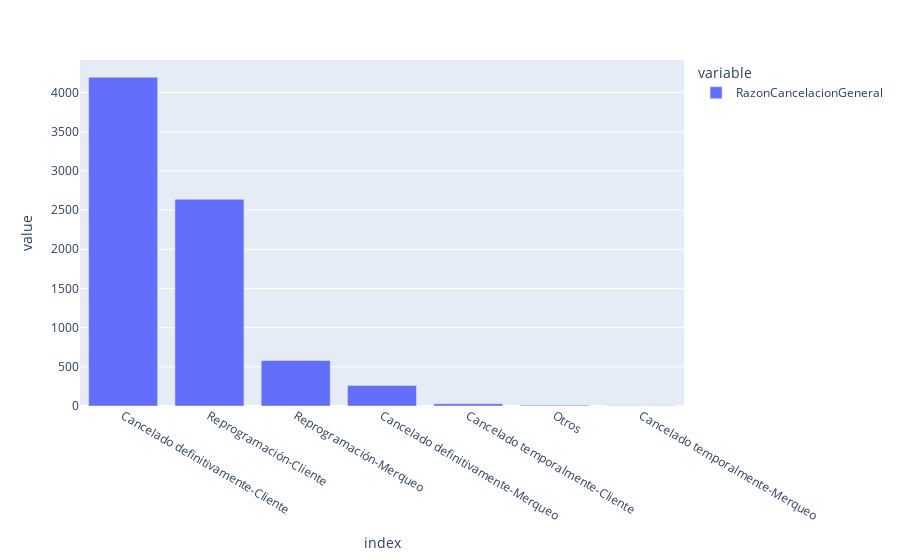

Notebook cell for this chart:
### Markdown cell above
Checking main razon of RazonCancelacionGeneral overall

### Code cell
df.RazonCancelacionGeneral.value_counts().drop(0).plot(kind='bar')

### Figure 1 — Plotly figure (JSON) as saved in the notebook; plotly's stock layout.template omitted (floating-point values rounded to 4 significant figures)
{"data": [{"alignmentgroup": "True", "hovertemplate": "variable=RazonCancelacionGeneral<br>index=%{x}<br>value=%{y}<extra></extra>", "legendgroup": "RazonCancelacionGeneral", "marker": {"color": "#636efa"}, "name": "RazonCancelacionGeneral", "offsetgroup": "RazonCancelacionGeneral", "orientation": "v", "showlegend": true, "textposition": "auto", "type": "bar", "x": ["Cancelado definitivamente-Cliente", "Reprogramación-Cliente", "Reprogramación-Merqueo", "Cancelado definitivamente-Merqueo", "Cancelado temporalmente-Cliente", "Otros", "Cancelado temporalmente-Merqueo"], "xaxis": "x", "y": [4195, 2638, 581, 263, 28, 11, 2], "yaxis": "y"}], "layout": {"barmode": "relative", "legend": {"title": {"text": "variable"}, "tracegroupgap": 0}, "margin": {"t": 60}, "xaxis": {"anchor": "y", "domain": [0, 1], "title": {"text": "index"}}, "yaxis": {"anchor": "x", "domain": [0, 1], "title": {"text": "value"}}}}
